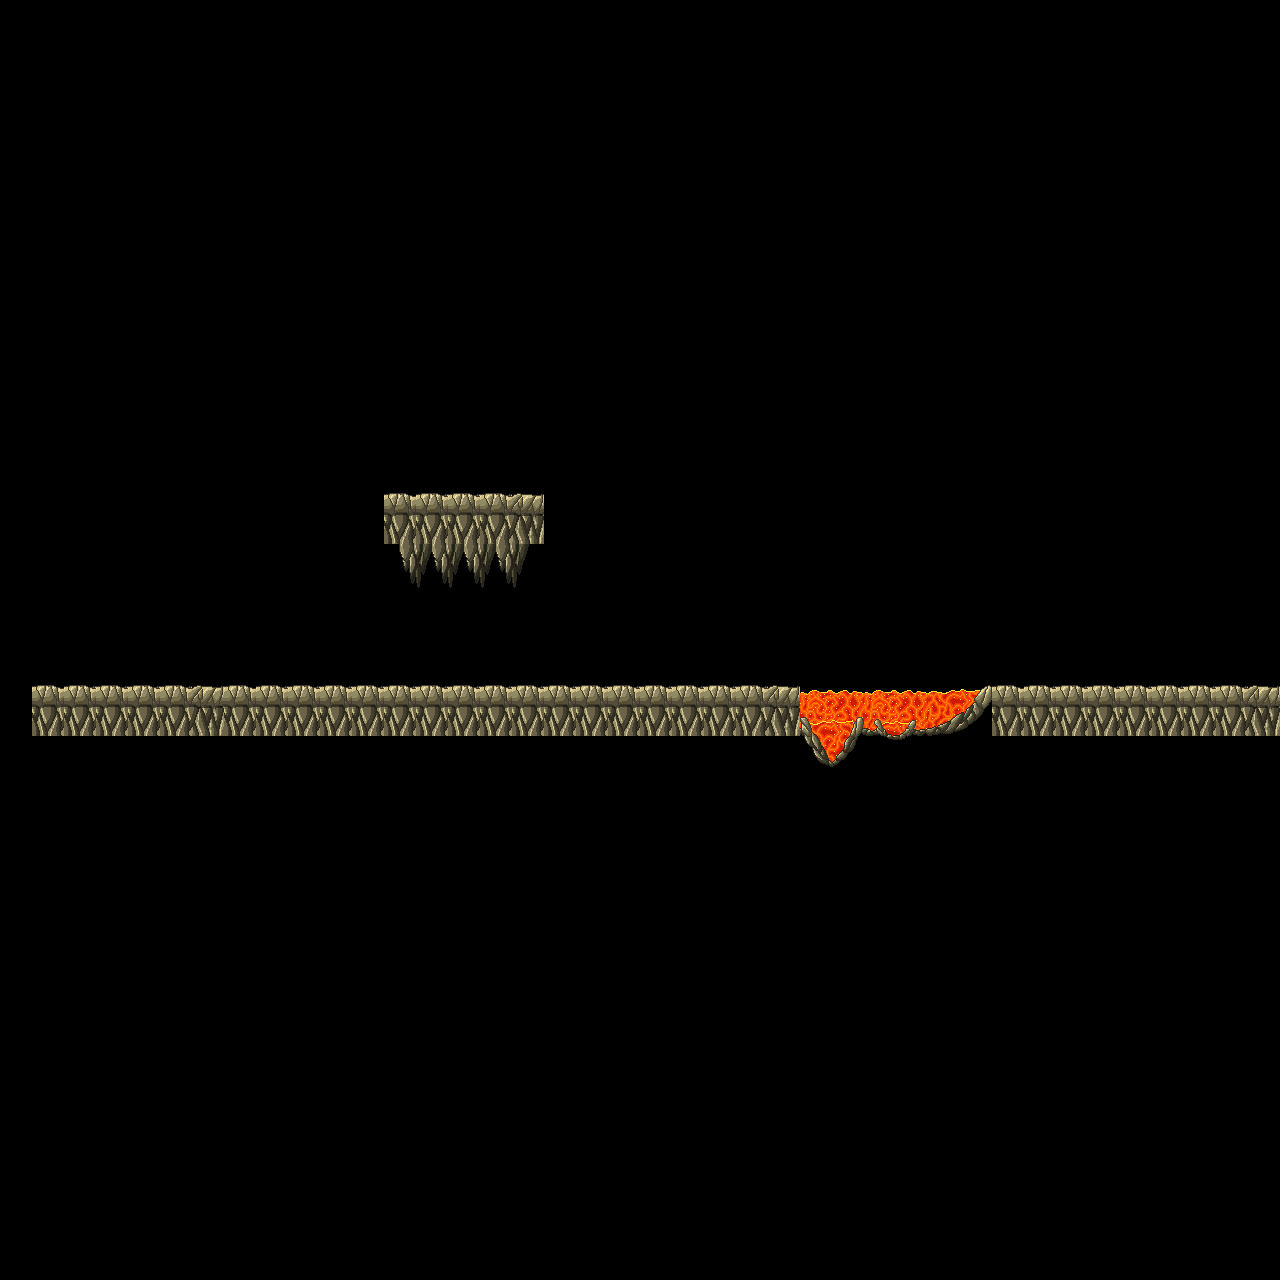

Tiled map render using the project's own tile images. Description and the whole map definition, tile-layer contents included, below:
An orthogonal 40x40 tile map with 32x32 px tiles, 1 tile layer (Collision).

<map version="1.10" tiledversion="1.11.2" orientation="orthogonal" renderorder="right-down" width="40" height="40" tilewidth="32" tileheight="32" infinite="0" nextlayerid="2" nextobjectid="1">
 <tileset firstgid="1" source="Lava.tsx" />
 <layer id="1" name="Collision" width="40" height="40">
  <data encoding="csv">
0,0,0,0,0,0,0,0,0,0,0,0,0,0,0,0,0,0,0,0,0,0,0,0,0,0,0,0,0,0,0,0,0,0,0,0,0,0,0,0,
0,0,0,0,0,0,0,0,0,0,0,0,0,0,0,0,0,0,0,0,0,0,0,0,0,0,0,0,0,0,0,0,0,0,0,0,0,0,0,0,
0,0,0,0,0,0,0,0,0,0,0,0,0,0,0,0,0,0,0,0,0,0,0,0,0,0,0,0,0,0,0,0,0,0,0,0,0,0,0,0,
0,0,0,0,0,0,0,0,0,0,0,0,0,0,0,0,0,0,0,0,0,0,0,0,0,0,0,0,0,0,0,0,0,0,0,0,0,0,0,0,
0,0,0,0,0,0,0,0,0,0,0,0,0,0,0,0,0,0,0,0,0,0,0,0,0,0,0,0,0,0,0,0,0,0,0,0,0,0,0,0,
0,0,0,0,0,0,0,0,0,0,0,0,0,0,0,0,0,0,0,0,0,0,0,0,0,0,0,0,0,0,0,0,0,0,0,0,0,0,0,0,
0,0,0,0,0,0,0,0,0,0,0,0,0,0,0,0,0,0,0,0,0,0,0,0,0,0,0,0,0,0,0,0,0,0,0,0,0,0,0,0,
0,0,0,0,0,0,0,0,0,0,0,0,0,0,0,0,0,0,0,0,0,0,0,0,0,0,0,0,0,0,0,0,0,0,0,0,0,0,0,0,
0,0,0,0,0,0,0,0,0,0,0,0,0,0,0,0,0,0,0,0,0,0,0,0,0,0,0,0,0,0,0,0,0,0,0,0,0,0,0,0,
0,0,0,0,0,0,0,0,0,0,0,0,0,0,0,0,0,0,0,0,0,0,0,0,0,0,0,0,0,0,0,0,0,0,0,0,0,0,0,0,
0,0,0,0,0,0,0,0,0,0,0,0,0,0,0,0,0,0,0,0,0,0,0,0,0,0,0,0,0,0,0,0,0,0,0,0,0,0,0,0,
0,0,0,0,0,0,0,0,0,0,0,0,0,0,0,0,0,0,0,0,0,0,0,0,0,0,0,0,0,0,0,0,0,0,0,0,0,0,0,0,
0,0,0,0,0,0,0,0,0,0,0,0,0,0,0,0,0,0,0,0,0,0,0,0,0,0,0,0,0,0,0,0,0,0,0,0,0,0,0,0,
0,0,0,0,0,0,0,0,0,0,0,0,0,0,0,0,0,0,0,0,0,0,0,0,0,0,0,0,0,0,0,0,0,0,0,0,0,0,0,0,
0,0,0,0,0,0,0,0,0,0,0,0,0,0,0,0,0,0,0,0,0,0,0,0,0,0,0,0,0,0,0,0,0,0,0,0,0,0,0,0,
0,0,0,0,0,0,0,0,0,0,0,0,0,0,0,0,0,0,0,0,0,0,0,0,0,0,0,0,0,0,0,0,0,0,0,0,0,0,0,0,
0,0,0,0,0,0,0,0,0,0,0,0,16,16,16,16,0,0,0,0,0,0,0,0,0,0,0,0,0,0,0,0,0,0,0,0,0,0,0,0,
0,0,0,0,0,0,0,0,0,0,0,0,0,0,0,0,0,0,0,0,0,0,0,0,0,0,0,0,0,0,0,0,0,0,0,0,0,0,0,0,
0,0,0,0,0,0,0,0,0,0,0,0,50,50,50,50,0,0,0,0,0,0,0,0,0,0,0,0,0,0,0,0,0,0,0,0,0,0,0,0,
0,0,0,0,0,0,0,0,0,0,0,0,0,0,0,0,0,0,0,0,0,0,0,0,0,0,0,0,0,0,0,0,0,0,0,0,0,0,0,0,
0,0,0,0,0,0,0,0,0,0,0,0,0,0,0,0,0,0,0,0,0,0,0,0,0,0,0,0,0,0,0,0,0,0,0,0,0,0,0,0,
0,0,0,0,0,0,0,0,0,0,0,0,0,0,0,0,0,0,0,0,0,0,0,0,0,0,0,0,0,0,0,0,0,0,0,0,0,0,0,0,
0,16,16,16,16,16,0,16,16,16,16,16,16,16,16,16,16,16,16,16,16,16,16,16,0,6,0,6,0,10,0,16,16,16,16,16,16,16,16,0,
0,0,0,0,0,0,0,0,0,0,0,0,0,0,0,0,0,0,0,0,0,0,0,0,0,11,0,13,0,0,0,0,0,0,0,0,0,0,0,0,
0,0,0,0,0,0,0,0,0,0,0,0,0,0,0,0,0,0,0,0,0,0,0,0,0,0,0,0,0,0,0,0,0,0,0,0,0,0,0,0,
0,0,0,0,0,0,0,0,0,0,0,0,0,0,0,0,0,0,0,0,0,0,0,0,0,0,0,0,0,0,0,0,0,0,0,0,0,0,0,0,
0,0,0,0,0,0,0,0,0,0,0,0,0,0,0,0,0,0,0,0,0,0,0,0,0,0,0,0,0,0,0,0,0,0,0,0,0,0,0,0,
0,0,0,0,0,0,0,0,0,0,0,0,0,0,0,0,0,0,0,0,0,0,0,0,0,0,0,0,0,0,0,0,0,0,0,0,0,0,0,0,
0,0,0,0,0,0,0,0,0,0,0,0,0,0,0,0,0,0,0,0,0,0,0,0,0,0,0,0,0,0,0,0,0,0,0,0,0,0,0,0,
0,0,0,0,0,0,0,0,0,0,0,0,0,0,0,0,0,0,0,0,0,0,0,0,0,0,0,0,0,0,0,0,0,0,0,0,0,0,0,0,
0,0,0,0,0,0,0,0,0,0,0,0,0,0,0,0,0,0,0,0,0,0,0,0,0,0,0,0,0,0,0,0,0,0,0,0,0,0,0,0,
0,0,0,0,0,0,0,0,0,0,0,0,0,0,0,0,0,0,0,0,0,0,0,0,0,0,0,0,0,0,0,0,0,0,0,0,0,0,0,0,
0,0,0,0,0,0,0,0,0,0,0,0,0,0,0,0,0,0,0,0,0,0,0,0,0,0,0,0,0,0,0,0,0,0,0,0,0,0,0,0,
0,0,0,0,0,0,0,0,0,0,0,0,0,0,0,0,0,0,0,0,0,0,0,0,0,0,0,0,0,0,0,0,0,0,0,0,0,0,0,0,
0,0,0,0,0,0,0,0,0,0,0,0,0,0,0,0,0,0,0,0,0,0,0,0,0,0,0,0,0,0,0,0,0,0,0,0,0,0,0,0,
0,0,0,0,0,0,0,0,0,0,0,0,0,0,0,0,0,0,0,0,0,0,0,0,0,0,0,0,0,0,0,0,0,0,0,0,0,0,0,0,
0,0,0,0,0,0,0,0,0,0,0,0,0,0,0,0,0,0,0,0,0,0,0,0,0,0,0,0,0,0,0,0,0,0,0,0,0,0,0,0,
0,0,0,0,0,0,0,0,0,0,0,0,0,0,0,0,0,0,0,0,0,0,0,0,0,0,0,0,0,0,0,0,0,0,0,0,0,0,0,0,
0,0,0,0,0,0,0,0,0,0,0,0,0,0,0,0,0,0,0,0,0,0,0,0,0,0,0,0,0,0,0,0,0,0,0,0,0,0,0,0,
0,0,0,0,0,0,0,0,0,0,0,0,0,0,0,0,0,0,0,0,0,0,0,0,0,0,0,0,0,0,0,0,0,0,0,0,0,0,0,0
</data>
 </layer>
</map>
